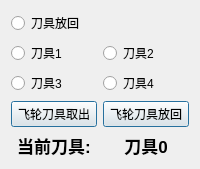
    <widget class="QWidget" name="tab_3">
     <attribute name="title">
      <string>左机械臂刀具</string>
     </attribute>
     <layout class="QVBoxLayout" name="verticalLayout_11">
      <item>
       <layout class="QGridLayout" name="gridLayout_5">
        <item row="4" column="0">
         <widget class="QLabel" name="label_8">
          <property name="font">
           <font>
            <pointsize>13</pointsize>
            <weight>75</weight>
            <bold>true</bold>
           </font>
          </property>
          <property name="text">
           <string>当前刀具:</string>
          </property>
          <property name="alignment">
           <set>Qt::AlignCenter</set>
          </property>
         </widget>
        </item>
        <item row="4" column="1">
         <widget class="QLabel" name="Tool_Show">
          <property name="font">
           <font>
            <pointsize>13</pointsize>
            <weight>75</weight>
            <bold>true</bold>
           </font>
          </property>
          <property name="text">
           <string>刀具0</string>
          </property>
          <property name="alignment">
           <set>Qt::AlignCenter</set>
          </property>
         </widget>
        </item>
        <item row="2" column="0">
         <widget class="QRadioButton" name="Arm_Tool_3">
          <property name="text">
           <string>刀具3</string>
          </property>
         </widget>
        </item>
        <item row="1" column="0">
         <widget class="QRadioButton" name="Arm_Tool_1">
          <property name="text">
           <string>刀具1</string>
          </property>
         </widget>
        </item>
        <item row="0" column="0">
         <widget class="QRadioButton" name="Arm_Tool_0">
          <property name="text">
           <string>刀具放回</string>
          </property>
         </widget>
        </item>
        <item row="2" column="1">
         <widget class="QRadioButton" name="Arm_Tool_4">
          <property name="text">
           <string>刀具4</string>
          </property>
         </widget>
        </item>
        <item row="1" column="1">
         <widget class="QRadioButton" name="Arm_Tool_2">
          <property name="text">
           <string>刀具2</string>
          </property>
         </widget>
        </item>
        <item row="3" column="0">
         <widget class="QPushButton" name="flywheel_Out">
          <property name="text">
           <string>飞轮刀具取出</string>
          </property>
          <property name="default">
           <bool>true</bool>
          </property>
         </widget>
        </item>
        <item row="3" column="1">
         <widget class="QPushButton" name="flywheel_In">
          <property name="text">
           <string>飞轮刀具放回</string>
          </property>
          <property name="default">
           <bool>true</bool>
          </property>
         </widget>
        </item>
       </layout>
      </item>
     </layout>
    </widget>
